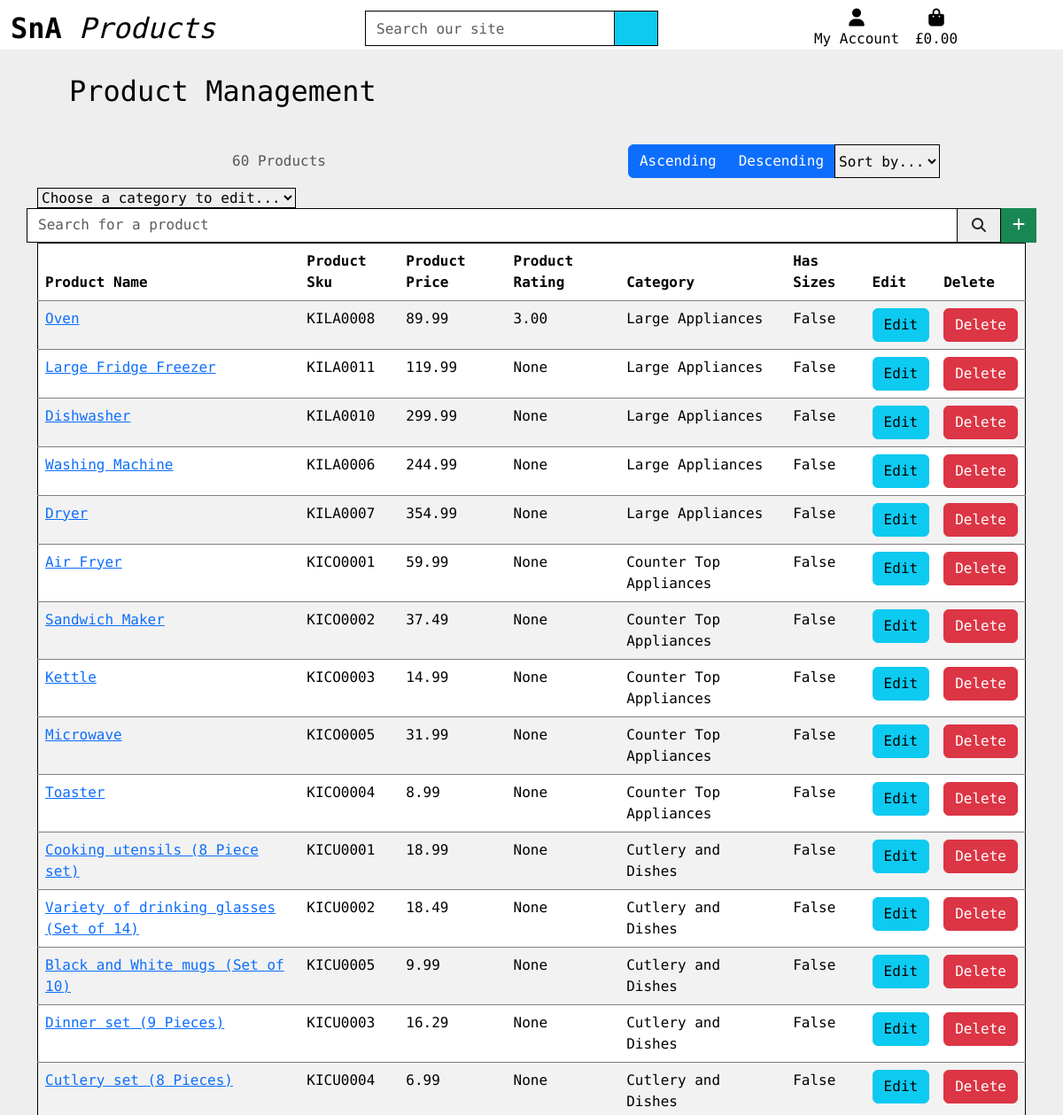
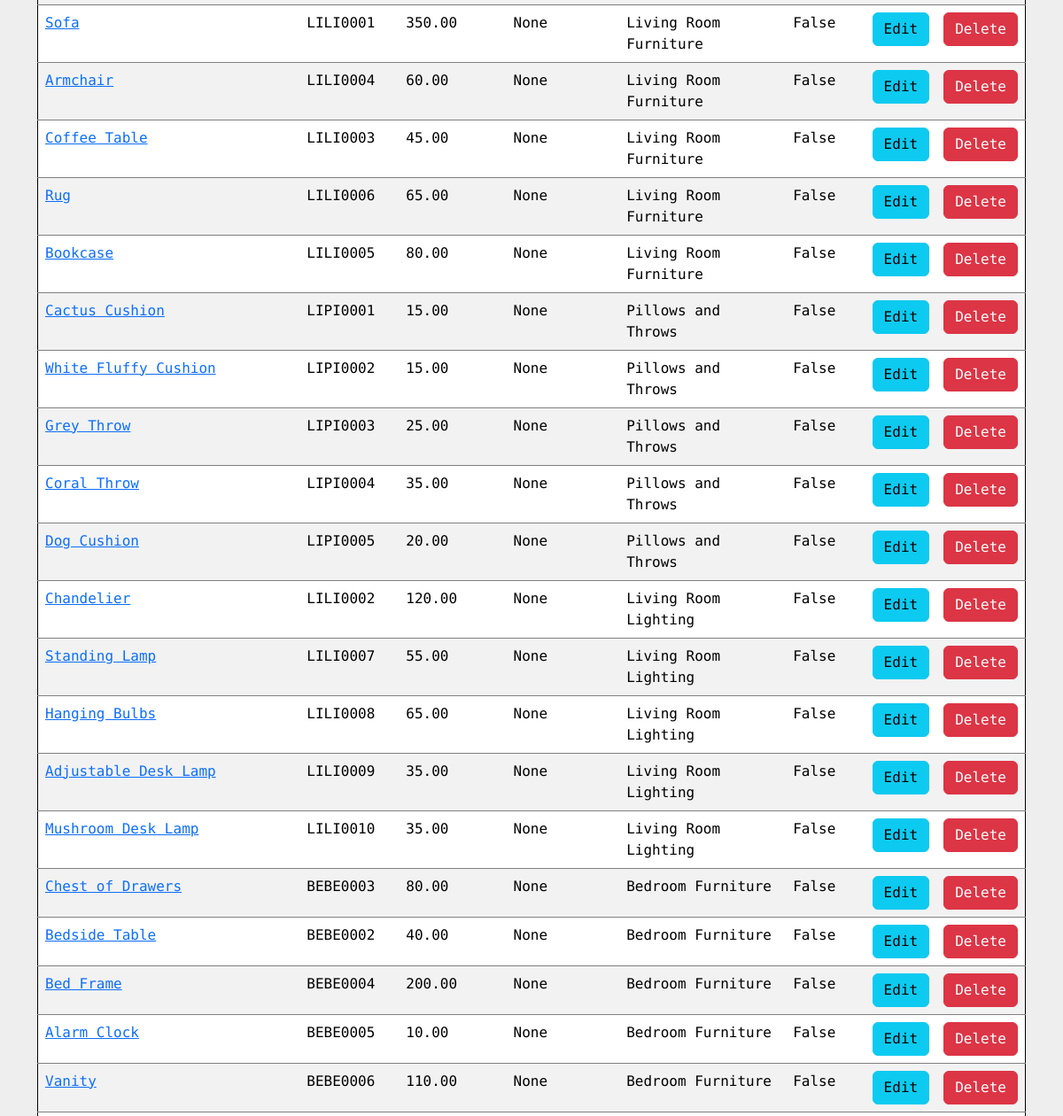
Before: /products/manage (signed in, upper part) with the older database file (2 pictures, top to bottom).
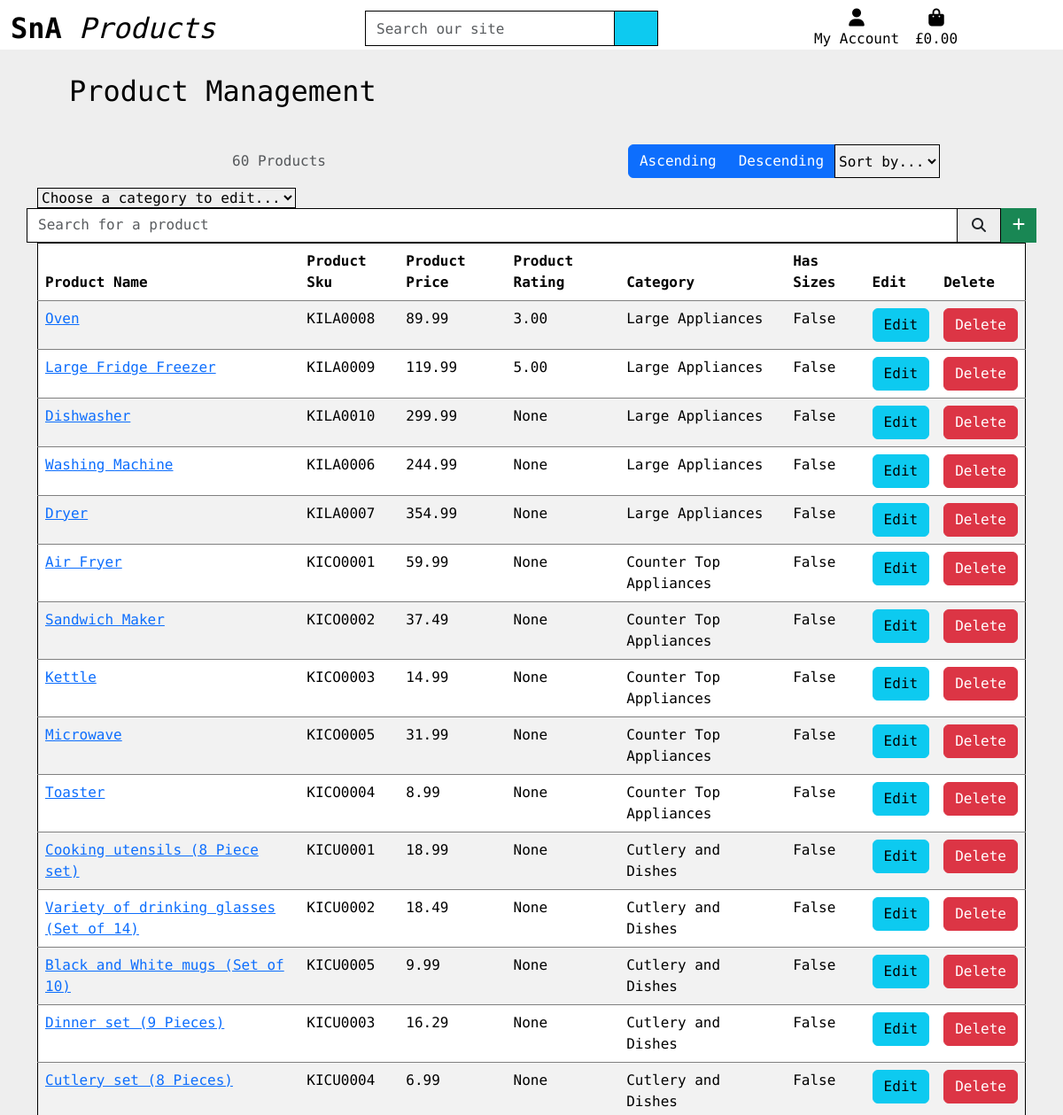
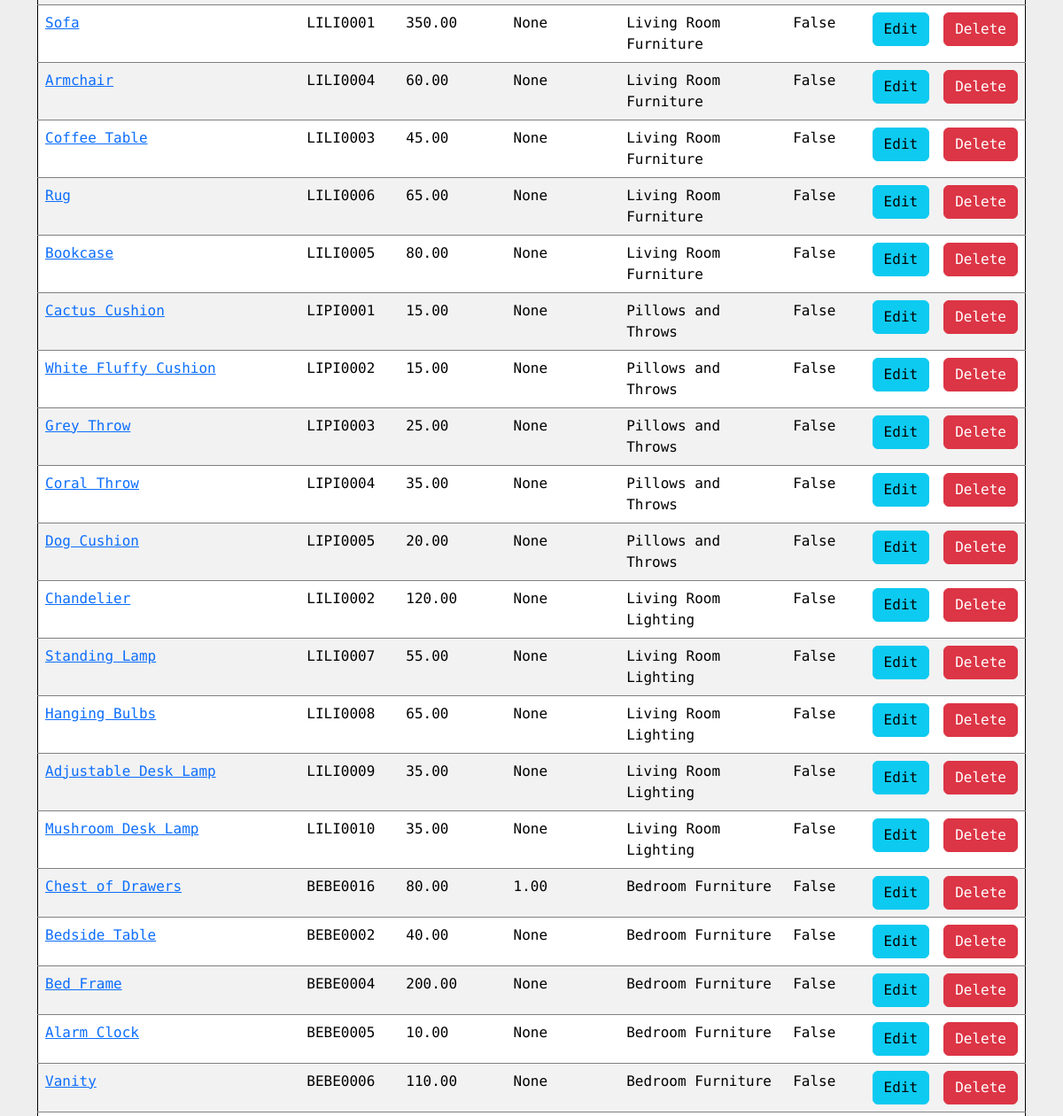
After: the same page with the newer database file (2 pictures, top to bottom).
### products/models.py (models this page shows, shortened)
class Product(models.Model):
    category = models.ForeignKey('Category', limit_choices_to={'type': 1},  null=True, blank=True,
                                 on_delete=models.SET_NULL, default=18)
    sku = models.CharField(max_length=254, unique=True, editable=False)
    name = models.CharField(max_length=254)
    description = models.TextField()
    price = models.DecimalField(max_digits=6, decimal_places=2)
    rating = models.DecimalField(max_digits=6, decimal_places=2, null=True, blank=True)
    image = CloudinaryField('image', default='placeholder')
    has_sizes = models.BooleanField(null=True, blank=True, default=False)
    def get_category_name(self):
        if self.category is not None:
            return self.category.display_name
        else:
            return "No Category"

class Category(models.Model):
    class Meta:
        verbose_name_plural = 'Categories'
    parent = models.ForeignKey('self', related_name='children', on_delete=models.CASCADE, blank=True, null=True)
    name = models.CharField(max_length=254)
    display_name = models.CharField(max_length=254, null=True, blank=True)
    type = models.IntegerField(choices=CATEGORY_TYPE, editable=False)
    def get_display_name(self):
        return self.display_name

### products/views.py (the view, shortened to what this page needs)
# urls.py: path('manage', views.manage_products, name='manage_products'),
@login_required
def manage_products(request):
    if not request.user.is_superuser:
        messages.error(request, 'Sorry, only shop admins can do that.')
        return redirect(reverse('home'))
    products = Product.objects.all()
    query = None
    categories = None
    sort = None
    direction = None
    display_sorting = {}
    display_category = None
    sort_option = f'{sort}_{direction}'
    all_categories = Category.objects.all()
    context = {
        'all_categories': all_categories,
        'products': products,
        'search_term': query,
        'current_categories': categories,
        'current_sorting': sort_option,
        'display_sorting': display_sorting,
        'display_category': display_category,
    }
    return render(request, 'products/manage_products.html', context)

### products/templates/products/manage_products.html (shortened to what this page needs)
{% extends "base.html" %}
{% load static %}
{% block content %}
    <div class="container-md px-4 py-1">
        <h2 class="m-4"><a href="{% url 'manage_products' %}" class="no-link-decoration">Product Management</a></h2>
    </div>
    <div class="container container-fluid">
        <div class="row mt-1">
            <div class="col-12 col-md-6 my-auto order-md-last d-flex justify-content-center">
                <div class="btn-group" role="group" aria-label="Button group to select the order of products">
                    <button type="button" class="btn btn-primary" id="button-asc">Ascending</button>
                    <button type="button" class="btn btn-primary" id="button-desc">Descending</button>
                    <div class="btn-group sort-select-wrapper" role="group">
                        <select id="sort-selector" class="custom-select custom-select-sm rounded-0 border border-{% if current_sorting != 'None_None' %}info{% else %}black{% endif %}">
                            <option value="reset" {% if current_sorting == 'None_None' %}selected{% endif %}>Sort by...</option>
                        </select>
                    </div>
                </div>
            </div>
            <div class="col-12 col-md-6 order-md-first">
                <p class="text-muted mt-3 text-center text-md-left">
                    {{ products|length }} Products{% if search_term %} found for <strong>"{{ search_term }}"</strong>{% endif %}
                </p>
            </div>
        </div>
        <div class="btn-group sort-select-wrapper" role="group">
            <select id="category-selector" class="custom-select custom-select-sm rounded-0 border-black">
                <option value="reset" >Choose a category to edit...</option>
            </select>
        </div>
        <div class="row">
            <form method="GET" class="p-0 px-lg-3gi" action="{% url 'manage_products' %}">
              <div class="input-group">
                <input class="form-control border border-black rounded-0" type="text" name="manage_search" placeholder="Search for a product">
                <div class="input-group-append d-flex justify-content-between">
                  <button class="form-control btn border border-black rounded-0" type="submit">
                    <span class="icon">
                      <i class="fa-solid fa-magnifying-glass"></i>
                    </span>
                  </button>
                  <a class="btn btn-success rounded-0" href="{% url 'add_product' %}"><i class="fa-solid fa-plus"></i></a>
                </div>
              </div>
            </form>
        </div>
        <table class="table table-striped border-black">
            <thead>
                <tr>
                    <th scope="col">Product Name</th>
                    <th scope="col">Product Sku</th>
                    <th scope="col" class="d-none d-lg-table-cell">Product Price</th>
                    <th scope="col" class="d-none d-lg-table-cell">Product Rating</th>
                    <th scope="col" class="d-none d-lg-table-cell">Category</th>
                    <th scope="col" class="d-none d-lg-table-cell">Has Sizes</th>
                    <th scope="col">Edit</th>
                    <th scope="col">Delete</th>
                </tr>
            </thead>
            {% for product in products %}
            <tr>
                <td><a href="{% url 'product_detail' product.id %}">{{ product.name }}</a></td>
                <td>{{ product.sku }}</td>
                <td class="d-none d-lg-table-cell">{{ product.price }}</td>
                <td class="d-none d-lg-table-cell">{{ product.rating }}</td>
                <td class="d-none d-lg-table-cell">{{ product.get_category_name }}</td>
                <td class="d-none d-lg-table-cell">{{ product.has_sizes }}</td>
                <td><a class="btn btn-info" href="{% url 'edit_product' product.id %}">Edit</a></td>
                <td><a class="btn btn-danger" href="{% url 'delete_product' product.id %}">Delete</a></td>
            </tr>
            {% endfor %}
        </table>
    </div>
{% endblock content %}

Changed rows visible on the page:
changed Product "Large Fridge Freezer": sku "KILA0011" → "KILA0009"; rating "None" → "5.00"
changed Product "Chest of Drawers": sku "BEBE0003" → "BEBE0016"; rating "None" → "1.00"
